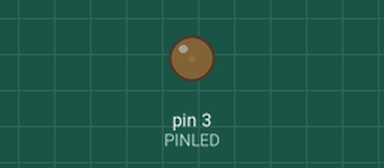
Simulated run of this sketch. Board: Arduino Uno, built with avr-gcc and run on an emulated ATmega328P. Parts: output pins drawn as LEDs (lit = HIGH).

Above: at 0.05 s.
At 1.15 s:
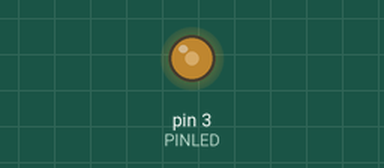
At 2.3 s:
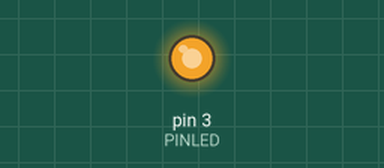
At 4.55 s:
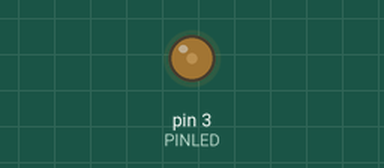
Timing chart, 0 to 6.6 s (numbered marks = the images above):
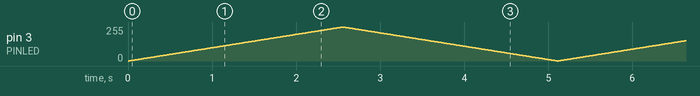

The sketch:

fade-led.ino
```cpp
#define PINLED 3

void setup() {
  pinMode(PINLED, OUTPUT);
}

void loop() {
  for (uint8_t i = 0; i < 255; i++) {

    // liga o led proporcionalmente ao valor de i
    analogWrite(PINLED, i);

    // aguarda 10 milissegundos (0.01 segundos)
    delay(10);
  }

  for (uint8_t i = 255; i > 0; i--) {
    analogWrite(PINLED, i);
    delay(10);
  }
}
```
